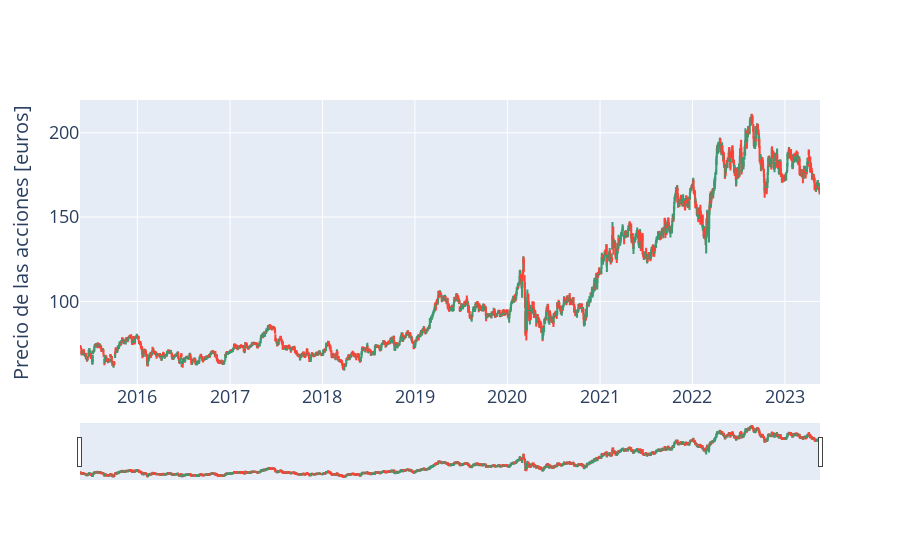

This figure's notebook cell:
### Code cell
import plotly.graph_objects as go

fig = go.Figure(data=[go.Candlestick(x=df['Date'],
                open=df['Open'],
                high=df['High'],
                low=df['Low'],
                close=df['Close'])])

fig.update_layout(
    yaxis=dict(
        tickfont=dict(size=18),  # Aumenta el tamaño de los números del eje Y
        title="Precio de las acciones [euros]",
        titlefont=dict(size=20)  # Aumenta el tamaño del título del eje Y
    ),
    xaxis=dict(
        tickfont=dict(size=18)  # Aumenta el tamaño de los números del eje X
    )
)

fig.show()

#Este código utiliza la biblioteca plotly para generar un gráfico de velas (candlestick chart) a partir de los datos contenidos en el dataframe df. La visualización resultante muestra información sobre los precios de apertura, cierre, máximo y mínimo de un instrumento financiero en un período de tiempo determinado

### Figure 1 — Plotly figure (JSON) as saved in the notebook; plotly's stock layout.template omitted (floating-point values rounded to 4 significant figures; data arrays with more than 128 entries replaced by an {"elided": "..."} marker saying what was removed)
{"data": [{"close": {"elided": "2050 float values"}, "high": {"elided": "2050 float values"}, "low": {"elided": "2050 float values"}, "open": {"elided": "2050 float values"}, "type": "candlestick", "x": {"elided": "2050 str values"}}], "layout": {"xaxis": {"tickfont": {"size": 18}}, "yaxis": {"tickfont": {"size": 18}, "title": {"font": {"size": 20}, "text": "Precio de las acciones [euros]"}}}}
